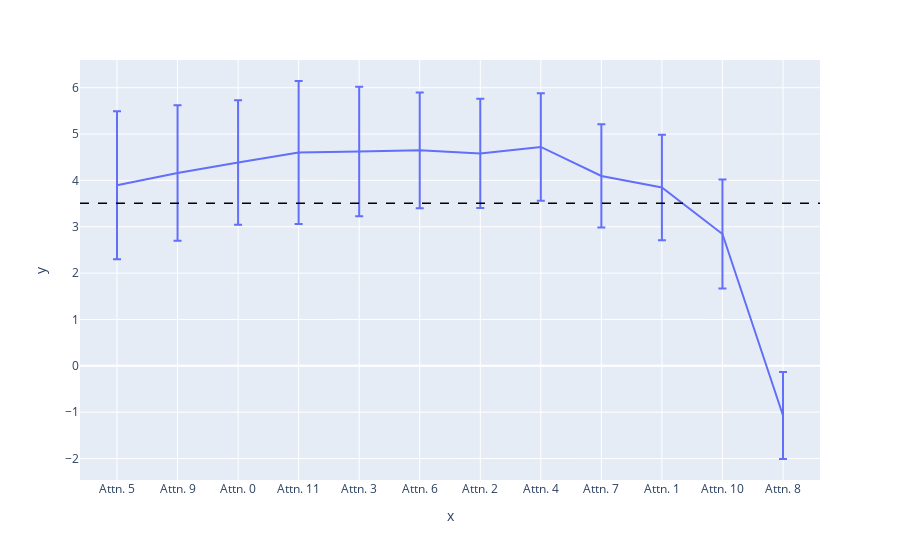

Here is the notebook cell this chart was saved with:
### Code cell
labels = [f"Attn. {layer}" for layer in reversed(sorted_attns_hf)]
fig = px.line(x = labels, y=logit_diffs_hf.cpu().numpy(), error_y=std_logit_diffs_hf.cpu().numpy())
fig.add_hline(y=logit_diff_hf.item(), line_width=1.5, line_dash="dash", line_color="black")
fig.show()

### Figure 1 — Plotly figure (JSON) as saved in the notebook; plotly's stock layout.template omitted (floating-point values rounded to 4 significant figures)
{"data": [{"error_y": {"array": [1.595, 1.46, 1.343, 1.542, 1.397, 1.248, 1.178, 1.161, 1.114, 1.137, 1.177, 0.9385]}, "hovertemplate": "x=%{x}<br>y=%{y}<extra></extra>", "legendgroup": "", "line": {"color": "#636efa", "dash": "solid"}, "marker": {"symbol": "circle"}, "mode": "lines", "name": "", "orientation": "v", "showlegend": false, "type": "scatter", "x": ["Attn. 5", "Attn. 9", "Attn. 0", "Attn. 11", "Attn. 3", "Attn. 6", "Attn. 2", "Attn. 4", "Attn. 7", "Attn. 1", "Attn. 10", "Attn. 8"], "xaxis": "x", "y": [3.895, 4.159, 4.388, 4.602, 4.624, 4.649, 4.581, 4.721, 4.097, 3.846, 2.844, -1.072], "yaxis": "y"}], "layout": {"legend": {"tracegroupgap": 0}, "margin": {"t": 60}, "shapes": [{"line": {"color": "black", "dash": "dash", "width": 1.5}, "type": "line", "x0": 0, "x1": 1, "xref": "x domain", "y0": 3.507, "y1": 3.507, "yref": "y"}], "xaxis": {"anchor": "y", "domain": [0, 1], "title": {"text": "x"}}, "yaxis": {"anchor": "x", "domain": [0, 1], "title": {"text": "y"}}}}
